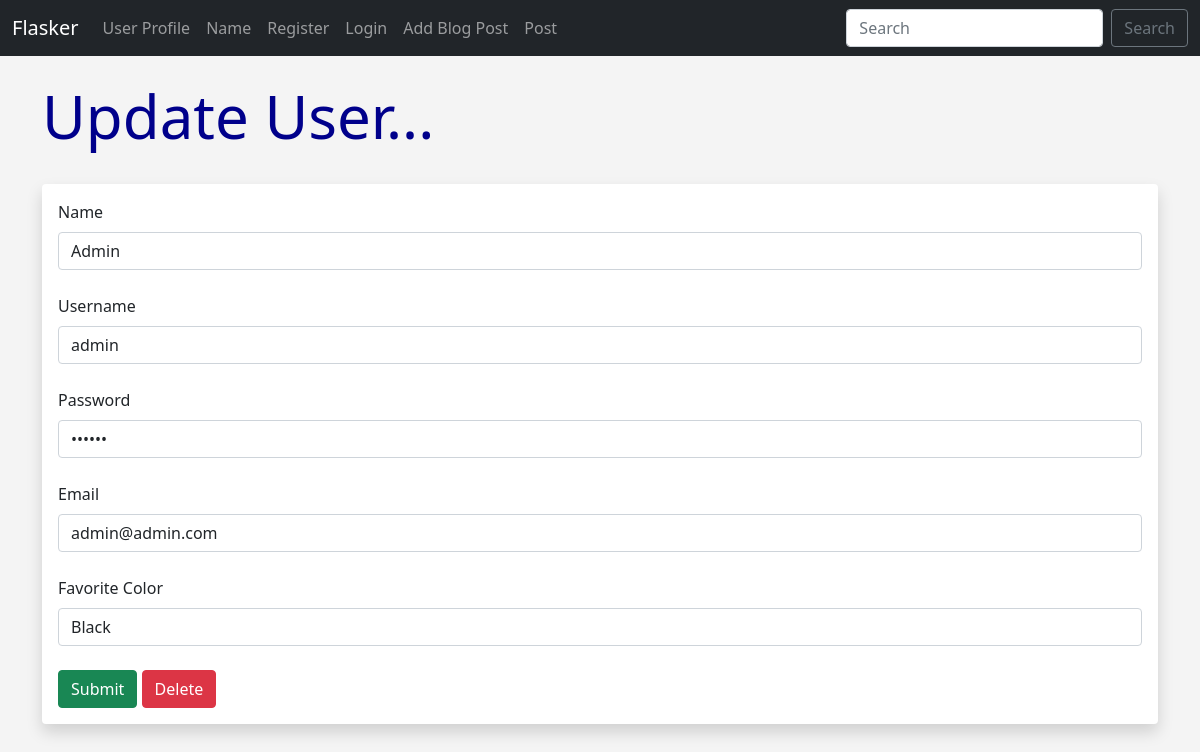
Screenshot of /update/1 with the database file from the repository.
### main.py (models this page shows, shortened)
class Users(db.Model, UserMixin):
    id = db.Column(db.Integer, primary_key=True)
    username = db.Column(db.String(50), nullable=False, unique=True)
    password = db.Column(db.String(50), nullable=False)
    name = db.Column(db.String(200), nullable=False)
    email = db.Column(db.String(120), nullable=False, unique=True)
    favorite_color = db.Column(db.String(120))
    date_added = db.Column(db.DateTime, default=datetime.utcnow())

### main.py (the view)
@app.route('/update/<int:id>', methods=['GET', 'POST'])
def update(id):
    form = UserForm()
    name_to_update = Users.query.get_or_404(id)
    if request.method == "POST":
        name_to_update.name = request.form['name']
        name_to_update.email = request.form['email']
        name_to_update.favorite_color = request.form['favorite_color']
        name_to_update.username = request.form['username']
        name_to_update.password = request.form['password']
        try:
            db.session.commit()
            flash("Updated Successfully!")
            return render_template("update.html", form=form, name_to_update=name_to_update, id=id)
        except:
            flash("Error!")
            return render_template("update.html", form=form, name_to_update=name_to_update, id=id)
    else:
        return render_template("update.html", form=form, name_to_update=name_to_update, id=id)

### main.py
class UserForm(FlaskForm):
    name = StringField("Name", validators=[DataRequired()])
    username = StringField("Username", validators=[DataRequired()])
    password = StringField("Password", validators=[DataRequired()])
    email = StringField("Email", validators=[DataRequired()])
    favorite_color = StringField("Favorite Color", validators=[DataRequired()])
    submit = SubmitField("Submit")

class SearchForm(FlaskForm):
    searched = StringField("Searched", validators=[DataRequired()])
    submit = SubmitField("Submit")

### main.py (called while the page is built)
@app.context_processor
def base():
    form = SearchForm()
    return dict(form=form)

### templates/update.html (shortened to what this page needs)
{% extends 'base.html' %}
{% block content %}
{% if name %}
<h1>Update User!</h1>
<br><br>
<table class="table table-hover table-bordered table-striped">
    {% for our_user in our_users %}
    <tr>
        <td>{{ our_user.id }}. {{ our_user.name }} -
            {{ our_user.email }} - {{ our_user.favorite_color }}</td>
    </tr>
    {% endfor %}
</table>
{% else %}
<h1>Update User...</h1>
<br>
<div class="shadow p-3 mb-5 bg-body rounded">
    <form action="/update/{{ name_to_update.id }}" method="POST">
        {{ form.name.label(
        class="form-label") }}
        {{ form.name(
        class="form-control",
        value=name_to_update.name) }}
        <br>
        {{ form.username.label(
        class="form-label") }}
        {{ form.username(
        class="form-control",
        value=name_to_update.username) }}
        <br>
        {{ form.password.label(
        class="form-label") }}
        {{ form.password(
        class="form-control",
        type="password",
        value=name_to_update.password) }}
        <br>
        {{ form.email.label(
        class="form-label") }}
        {{ form.email(
        class="form-control",
        value=name_to_update.email) }}
        <br>
        {{ form.favorite_color.label(
        class="form-label") }}
        {{ form.favorite_color(
        class="form-control",
        value=name_to_update.favorite_color) }}
        <br>
        {{ form.submit(class="btn btn-success") }}
        <a href="{{ url_for('delete', id=id) }}" class="btn btn-danger">Delete</a>
    </form>
</div>
<br><br><br>
{% endif %}
{% endblock %}

### static/css/style.css (style rules this page uses)
h1 { color: darkblue; font-size:60px; }
body { background: #f4f4f4; }

### rows the page displays
Users: name "Admin", username "admin", email "admin@admin.com", favorite_color "Black"
